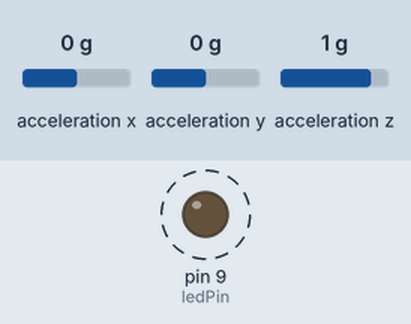
A sketch run on a simulated Arduino Uno, built with avr-gcc and run on an emulated ATmega328P. Parts: output pins drawn as LEDs (lit = HIGH). Dashed ring = blinking. The test bench sets the inputs (shaded band); at power-on: acceleration x 0 g, acceleration y 0 g, acceleration z 1 g. No radio packets arrive unless stated.

Above: at 0.03 s.
Timing chart, 0 to 3.0 s (numbered marks = the images above):
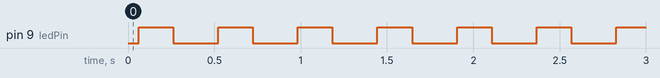

The sketch:

kutahyaprojesi_VERICI_V1.0.ino
```cpp
#include <Wire.h>
#include <Adafruit_Sensor.h>
#include <Adafruit_ADXL345_U.h>
#include <VirtualWire.h>

const int ledPin = 9;
char *data;
/* Assign a unique ID to this sensor at the same time */
Adafruit_ADXL345_Unified accel = Adafruit_ADXL345_Unified(12345);

/*
void SensorDetaylari(void)
{
  sensor_t sensor;
  accel.getSensor(&sensor);
  Serial.println("------------SENSOR DETAYLARIMIZ----------");
  Serial.print  ("Sensor:       "); Serial.println(sensor.name);
  Serial.print  ("Surucu Ver:   "); Serial.println(sensor.version);
  Serial.print  ("Benzersiz ID:    "); Serial.println(sensor.sensor_id);
  Serial.print  ("Max Deger:    "); Serial.print(sensor.max_value); Serial.println(" m/s^2");
  Serial.print  ("Min Deger:    "); Serial.print(sensor.min_value); Serial.println(" m/s^2");
  Serial.print  ("Cozunurluk:   "); Serial.print(sensor.resolution); Serial.println(" m/s^2");
  Serial.println("------------------------------------");
  Serial.println("");
  delay(500);
}
*/
void setup(void)
{
  //Serial.begin(9600);
  /* Sensorun durumuna bakılıyor. */
 if(!accel.begin())
  {
   // Serial.println("Dikkat!ADXL345 Bulunamadi ... Kablolari kontrol ediniz!");
    while(1);
  }
  //SensorDetaylari();
  pinMode(ledPin,OUTPUT);
  vw_set_ptt_inverted(true);
  vw_set_tx_pin(12);
  vw_setup(4000);//2000
  //Serial.println();
}

void loop(void)
{

  /* yeni sensor olayı alınıyor */

  sensors_event_t event;
  accel.getEvent(&event);


 // Serial.print("X: "); Serial.print(event.acceleration.x); Serial.print("  ");
 // Serial.print("Y: "); Serial.print(event.acceleration.y); Serial.println("  ");
  if(event.acceleration.x>-5 && event.acceleration.x<4 && event.acceleration.y>-3 && event.acceleration.y<4) //elimiz düz ise
    data="A"; // DUR 65
  else if(event.acceleration.x<-5 && event.acceleration.y>-3 && event.acceleration.y<4)// && event.acceleration.y>-2 && event.acceleration.y<2)
    data="E"; // SAĞA DÖN 69
  else if(event.acceleration.x>4 && event.acceleration.y>-3 && event.acceleration.y<4)// && event.acceleration.y>-2 && event.acceleration.y<2)
    data="D"; // SOLA DÖN 68
  else if(event.acceleration.x>-5 && event.acceleration.x<4 && event.acceleration.y<-3)
    data="B"; //İLERİ 66
  else if(event.acceleration.x>-5 && event.acceleration.x<4 && event.acceleration.y>4)
    data="C"; //GERİ  67
  else
    data="A";
  //Serial.println(data);
  vw_send((uint8_t *)data, strlen(data));
  vw_wait_tx();
  digitalWrite(ledPin,HIGH);
  delay(200);
 /* data="0";
  vw_send((uint8_t *)data, strlen(data));
  vw_wait_tx();*/
  digitalWrite(ledPin,LOW);
  delay(200);
}
```

Measured:
- by itself, pin 9 (ledPin): alternates HIGH for 0.20 s and LOW for 0.26 s
